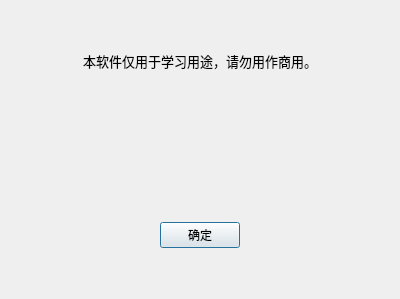
<?xml version="1.0" encoding="UTF-8"?>
<ui version="4.0">
 <class>Dialog_about</class>
 <widget class="QDialog" name="Dialog_about">
  <property name="geometry">
   <rect>
    <x>0</x>
    <y>0</y>
    <width>400</width>
    <height>299</height>
   </rect>
  </property>
  <property name="windowTitle">
   <string>关于</string>
  </property>
  <layout class="QVBoxLayout" name="verticalLayout">
   <item>
    <widget class="QLabel" name="label">
     <property name="font">
      <font>
       <pointsize>10</pointsize>
      </font>
     </property>
     <property name="text">
      <string>本软件仅用于学习用途，请勿用作商用。</string>
     </property>
     <property name="alignment">
      <set>Qt::AlignCenter</set>
     </property>
    </widget>
   </item>
   <item>
    <widget class="QLabel" name="version">
     <property name="text">
      <string/>
     </property>
     <property name="alignment">
      <set>Qt::AlignCenter</set>
     </property>
    </widget>
   </item>
   <item>
    <layout class="QHBoxLayout" name="horizontalLayout">
     <item>
      <spacer name="horizontalSpacer">
       <property name="orientation">
        <enum>Qt::Horizontal</enum>
       </property>
       <property name="sizeHint" stdset="0">
        <size>
         <width>40</width>
         <height>20</height>
        </size>
       </property>
      </spacer>
     </item>
     <item>
      <widget class="QPushButton" name="pushButton">
       <property name="text">
        <string>确定</string>
       </property>
      </widget>
     </item>
     <item>
      <spacer name="horizontalSpacer_2">
       <property name="orientation">
        <enum>Qt::Horizontal</enum>
       </property>
       <property name="sizeHint" stdset="0">
        <size>
         <width>40</width>
         <height>20</height>
        </size>
       </property>
      </spacer>
     </item>
    </layout>
   </item>
   <item>
    <spacer name="verticalSpacer">
     <property name="orientation">
      <enum>Qt::Vertical</enum>
     </property>
     <property name="sizeType">
      <enum>QSizePolicy::Preferred</enum>
     </property>
     <property name="sizeHint" stdset="0">
      <size>
       <width>20</width>
       <height>40</height>
      </size>
     </property>
    </spacer>
   </item>
  </layout>
 </widget>
 <resources/>
 <connections>
  <connection>
   <sender>pushButton</sender>
   <signal>clicked()</signal>
   <receiver>Dialog_about</receiver>
   <slot>close()</slot>
   <hints>
    <hint type="sourcelabel">
     <x>200</x>
     <y>188</y>
    </hint>
    <hint type="destinationlabel">
     <x>-161</x>
     <y>78</y>
    </hint>
   </hints>
  </connection>
 </connections>
</ui>
